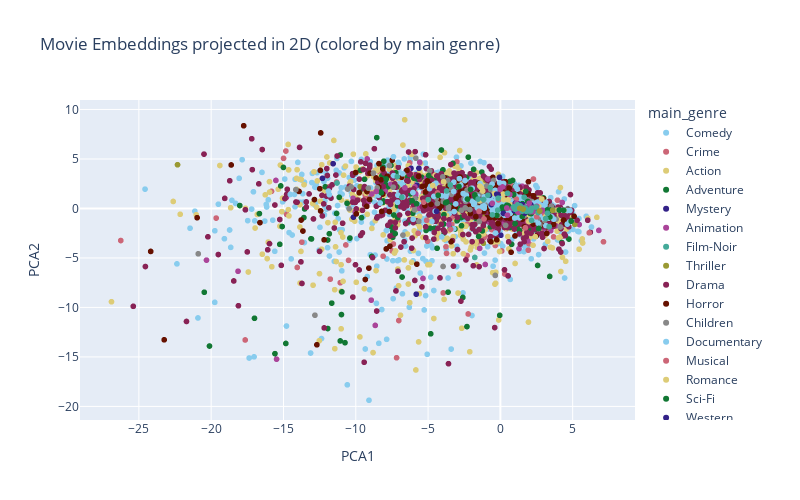

The code cell stored with this chart in its notebook:
### Markdown cell above
You have already studied PCA, it is a useful technique for dimensionality reduction, but also simply for visualization. Don't forget to scale your embeddings first. To access the embeddings values of your keras model, have a look at the *get_weights()* function.

Compute a PCA on all your movies embeddings, get the 2 first principal components, and do a scatter plot of all the movies on a 2D plane, where each movie is a point defined by the two values of the two first principal components of the PCA from its embedding. Add the titles of the movies to each point of the plot (use plotly to do so it will be clearer), and try to see if you can interpret the axes of the PCA through to different movie genres, like in Figure 3 from the article *Matrix Factorization Techniques for Recommender Systems*.

### Code cell
from sklearn.preprocessing import StandardScaler
from sklearn.decomposition import PCA
import plotly.express as pxa


# Get all unique movie IDs (reindexed)
movies_name = dataset['movieId'].unique()

# Extract the movie embedding weights
movie_emb_weights = best_model.get_layer('q_i__movie_embedding').get_weights()[0]

# Standardize embeddings before PCA
scaler = StandardScaler()
movie_emb_weights_scaled = scaler.fit_transform(movie_emb_weights)

# Apply PCA to reduce to 2D
pca = PCA(n_components=2)
with tf.device('/cpu:0'):
    X_pca = pca.fit_transform(movie_emb_weights_scaled)

# Create a DataFrame for visualization
pca_df = pd.DataFrame({
    'movieId': movies_name,
    'PCA1': X_pca[:, 0],
    'PCA2': X_pca[:, 1]
})

# Map back to original IDs and titles
pca_df['originalId'] = pca_df['movieId'].map(reverse_movie_ids_map)
pca_df['title'] = df_movies.loc[df_movies['movieId'] == movie_original_id, 'title']


# Merge with movie metadata (for genres)
pca_df = pca_df.merge(df_movies[['movieId', 'genres']], left_on='originalId', right_on='movieId', how='left')
pca_df.drop(columns=['movieId_y'], inplace=True)
pca_df.rename(columns={'movieId_x': 'movieId'}, inplace=True)

# Simplify genres: take only the first one for color clarity
pca_df['main_genre'] = pca_df['genres'].apply(lambda g: g.split('|')[0] if isinstance(g, str) else 'Unknown')

# Interactive scatter plot with Plotly
fig = px.scatter(
    pca_df,
    x='PCA1',
    y='PCA2',
    color='main_genre',
    hover_name='title',
    hover_data={'main_genre': True},
    title='Movie Embeddings projected in 2D (colored by main genre)',
    width=800,   # largura em pixels
    height=500,    # altura em pixels
    color_discrete_sequence=px.colors.qualitative.Safe
)
#fig.update_traces(marker=dict(size=6, opacity=0.7))
fig.show()

### Figure 1 — Plotly figure (JSON) as saved in the notebook; plotly's stock layout.template omitted (floating-point values rounded to 4 significant figures; data arrays with more than 128 entries replaced by an {"elided": "..."} marker saying what was removed)
{"data": [{"customdata": {"elided": "2776x1 str values"}, "hovertemplate": "<b>%{hovertext}</b><br><br>main_genre=%{customdata[0]}<br>PCA1=%{x}<br>PCA2=%{y}<extra></extra>", "hovertext": {"elided": "2776 str values"}, "legendgroup": "Comedy", "marker": {"color": "rgb(136, 204, 238)", "symbol": "circle"}, "mode": "markers", "name": "Comedy", "showlegend": true, "type": "scattergl", "x": {"elided": "2776 float values"}, "xaxis": "x", "y": {"elided": "2776 float values"}, "yaxis": "y"}, {"customdata": {"elided": "534x1 str values"}, "hovertemplate": "<b>%{hovertext}</b><br><br>main_genre=%{customdata[0]}<br>PCA1=%{x}<br>PCA2=%{y}<extra></extra>", "hovertext": {"elided": "534 str values"}, "legendgroup": "Crime", "marker": {"color": "rgb(204, 102, 119)", "symbol": "circle"}, "mode": "markers", "name": "Crime", "showlegend": true, "type": "scattergl", "x": {"elided": "534 float values"}, "xaxis": "x", "y": {"elided": "534 float values"}, "yaxis": "y"}, {"customdata": {"elided": "1828x1 str values"}, "hovertemplate": "<b>%{hovertext}</b><br><br>main_genre=%{customdata[0]}<br>PCA1=%{x}<br>PCA2=%{y}<extra></extra>", "hovertext": {"elided": "1828 str values"}, "legendgroup": "Action", "marker": {"color": "rgb(221, 204, 119)", "symbol": "circle"}, "mode": "markers", "name": "Action", "showlegend": true, "type": "scattergl", "x": {"elided": "1828 float values"}, "xaxis": "x", "y": {"elided": "1828 float values"}, "yaxis": "y"}, {"customdata": {"elided": "652x1 str values"}, "hovertemplate": "<b>%{hovertext}</b><br><br>main_genre=%{customdata[0]}<br>PCA1=%{x}<br>PCA2=%{y}<extra></extra>", "hovertext": {"elided": "652 str values"}, "legendgroup": "Adventure", "marker": {"color": "rgb(17, 119, 51)", "symbol": "circle"}, "mode": "markers", "name": "Adventure", "showlegend": true, "type": "scattergl", "x": {"elided": "652 float values"}, "xaxis": "x", "y": {"elided": "652 float values"}, "yaxis": "y"}, {"customdata": [["Mystery"], ["Mystery"], ["Mystery"], ["Mystery"], ["Mystery"], ["Mystery"], ["Mystery"], ["Mystery"], ["Mystery"], ["Mystery"], ["Mystery"], ["Mystery"], ["Mystery"], ["Mystery"], ["Mystery"], ["Mystery"], ["Mystery"], ["Mystery"], ["Mystery"], ["Mystery"], ["Mystery"], ["Mystery"], ["Mystery"], ["Mystery"], ["Mystery"], ["Mystery"], ["Mystery"], ["Mystery"], ["Mystery"], ["Mystery"], ["Mystery"], ["Mystery"], ["Mystery"], ["Mystery"], ["Mystery"], ["Mystery"], ["Mystery"], ["Mystery"], ["Mystery"], ["Mystery"], ["Mystery"], ["Mystery"], ["Mystery"], ["Mystery"], ["Mystery"], ["Mystery"], ["Mystery"], ["Mystery"]], "hovertemplate": "<b>%{hovertext}</b><br><br>main_genre=%{customdata[0]}<br>PCA1=%{x}<br>PCA2=%{y}<extra></extra>", "hovertext": ["Seven (a.k.a. Se7en) (1995)", "District 9 (2009)", "Memento (2000)", "Vanilla Sky (2001)", "Old Boy (2003)", "Saboteur (1942)", "Twelve Monkeys (a.k.a. 12 Monkeys) (1995)", "Absolute Power (1997)", "Jennifer 8 (1992)", "Maltese Falcon, The (a.k.a. Dangerous Female) (1931)", "Rear Window (1954)", "Dead Again (1991)", "Vanishing, The (1993)", "Exam (2009)", "Secret Window (2004)", "Spellbound (1945)", "Pacific Heights (1990)", "Super 8 (2011)", "Inferno (2016)", "Stepford Wives, The (1975)", "Enemy (2013)", "Blow Out (1981)", "Just Cause (1995)", "Seconds (1966)", "True Crime (1996)", "Eyes of Laura Mars (1978)", "Cat o' Nine Tails, The (Gatto a nove code, Il) (1971)", "The Boy Next Door (2015)", "Unforgettable (1996)", "Fear X (2003)", "Andromeda Strain, The (1971)", "Buried (2010)", "Mortal Thoughts (1991)", "Body Double (1984)", "Masquerade (1988)", "Bunny Lake Is Missing (1965)", "Truth About Charlie, The (2002)", "Project X (1968)", "Raven, The (2012)", "The Wailing (2016)", "Death Note Rewrite: Genshisuru Kami (2007)", "Dressed to Kill (1980)", "Sherlock Holmes: The Woman in Green (1945)", "Narcopolis (2014)", "Shattered (1991)", "Stage Fright (1950)", "Obsession (1976)", "Underneath (1995)"], "legendgroup": "Mystery", "marker": {"color": "rgb(51, 34, 136)", "symbol": "circle"}, "mode": "markers", "name": "Mystery", "showlegend": true, "type": "scattergl", "x": [-5.817, 0.03127, -5.759, 1.765, -4.426, -1.109, 0.1118, -4.633, -0.4485, -0.2024, 1.759, 1.75, -2.783, -6.183, -0.02814, 1.767, 1.401, 2.427, 0.08185, 0.1385, 2.646, 0.4811, 2.593, -10.16, 1.767, 0.3302, -12.3, 0.7384, 1.607, 1.404, -11.57, 0.6961, -0.1571, 2.468, 2.694, 1.916, 2.771, 2.29, 1.527, 1.771, 1.044, 1.349, 1.76, 2.727, 1.767, 2.024, 2.123, 1.499], "xaxis": "x", "y": [-8.662, -2.707, 2.35, -0.1558, -1.053, 1.081, -0.7259, 1.681, 1.126, -0.5093, -0.1499, 0.09711, 0.8778, 4.055, -0.0294, -0.1478, -0.4731, -0.2888, 0.2294, -1.07, -0.3408, -0.9911, -0.3037, -0.8812, -0.1478, -0.04753, 3.043, 0.2995, 0.6517, 0.008324, 4.524, 0.2066, -0.7556, 0.1445, -0.736, -0.06675, -0.5314, -0.2327, 0.1879, 0.6478, 0.2296, 0.1493, -0.3252, 0.1464, -0.1478, -0.2004, 0.004819, 1.166], "yaxis": "y"}, {"customdata": {"elided": "297x1 str values"}, "hovertemplate": "<b>%{hovertext}</b><br><br>main_genre=%{customdata[0]}<br>PCA1=%{x}<br>PCA2=%{y}<extra></extra>", "hovertext": {"elided": "297 str values"}, "legendgroup": "Animation", "marker": {"color": "rgb(170, 68, 153)", "symbol": "circle"}, "mode": "markers", "name": "Animation", "showlegend": true, "type": "scattergl", "x": {"elided": "297 float values"}, "xaxis": "x", "y": {"elided": "297 float values"}, "yaxis": "y"}, {"customdata": [["Film-Noir"], ["Film-Noir"], ["Film-Noir"], ["Film-Noir"], ["Film-Noir"], ["Film-Noir"], ["Film-Noir"], ["Film-Noir"], ["Film-Noir"], ["Film-Noir"], ["Film-Noir"], ["Film-Noir"]], "hovertemplate": "<b>%{hovertext}</b><br><br>main_genre=%{customdata[0]}<br>PCA1=%{x}<br>PCA2=%{y}<extra></extra>", "hovertext": ["Third Man, The (1949)", "Maltese Falcon, The (1941)", "Out of the Past (1947)", "Angel Heart (1987)", "D.O.A. (1988)", "Notorious (1946)", "Kiss Me Deadly (1955)", "Suspicion (1941)", "Undercurrent (1946)", "Suture (1993)", "Pickup on South Street (1953)", "13 Tzameti (2005)"], "legendgroup": "Film-Noir", "marker": {"color": "rgb(68, 170, 153)", "symbol": "circle"}, "mode": "markers", "name": "Film-Noir", "showlegend": true, "type": "scattergl", "x": [-1.771, 1.767, -1.962, 1.695, 0.2171, -4.129, 1.776, 1.433, 1.767, 0.4815, 0.5719, 1.691], "xaxis": "x", "y": [-4.952, -0.1478, 1.679, 0.04654, -0.867, 1.681, -0.1634, 0.1034, -0.1478, -0.6227, -0.4351, 0.0424], "yaxis": "y"}, {"customdata": [["Thriller"], ["Thriller"], ["Thriller"], ["Thriller"], ["Thriller"], ["Thriller"], ["Thriller"], ["Thriller"], ["Thriller"], ["Thriller"], ["Thriller"], ["Thriller"], ["Thriller"], ["Thriller"], ["Thriller"], ["Thriller"], ["Thriller"], ["Thriller"], ["Thriller"], ["Thriller"], ["Thriller"], ["Thriller"], ["Thriller"], ["Thriller"], ["Thriller"], ["Thriller"], ["Thriller"], ["Thriller"], ["Thriller"], ["Thriller"], ["Thriller"], ["Thriller"], ["Thriller"], ["Thriller"], ["Thriller"], ["Thriller"], ["Thriller"], ["Thriller"], ["Thriller"], ["Thriller"], ["Thriller"], ["Thriller"], ["Thriller"], ["Thriller"], ["Thriller"], ["Thriller"], ["Thriller"], ["Thriller"], ["Thriller"], ["Thriller"], ["Thriller"], ["Thriller"], ["Thriller"], ["Thriller"], ["Thriller"], ["Thriller"], ["Thriller"], ["Thriller"], ["Thriller"], ["Thriller"], ["Thriller"], ["Thriller"], ["Thriller"], ["Thriller"], ["Thriller"], ["Thriller"], ["Thriller"], ["Thriller"], ["Thriller"], ["Thriller"], ["Thriller"], ["Thriller"], ["Thriller"], ["Thriller"], ["Thriller"], ["Thriller"], ["Thriller"], ["Thriller"], ["Thriller"], ["Thriller"], ["Thriller"], ["Thriller"], ["Thriller"]], "hovertemplate": "<b>%{hovertext}</b><br><br>main_genre=%{customdata[0]}<br>PCA1=%{x}<br>PCA2=%{y}<extra></extra>", "hovertext": ["Fugitive, The (1993)", "Hush (2016)", "Safe (1995)", "Malice (1993)", "10 Cloverfield Lane (2016)", "The Girl on the Train (2016)", "15 Minutes (2001)", "High Crimes (2002)", "Hush (1998)", "Fear (1996)", "Panic Room (2002)", "Cop (1988)", "Red Rock West (1992)", "Miss Sloane (2016)", "Arlington Road (1999)", "Crush, The (1993)", "Sleepers (1996)", "The Thinning (2016)", "Cape Fear (1991)", "In Crowd, The (2000)", "Best Offer, The (Migliore offerta, La) (2013)", "Don't Breathe (2016)", "Standoff (2016)", "Manchurian Candidate, The (2004)", "Hideaway (1995)", "Spotlight (2015)", "Dead Zone, The (1983)", "Felony (2013)", "Dead Calm (1989)", "Fourth Protocol, The (1987)", "Gift, The (2000)", "Perfect Murder, A (1998)", "Mojave (2015)", "Sliver (1993)", "Across the Hall (2009)", "Guest, The (2014)", "Spartan (2004)", "A Most Wanted Man (2014)", "Stranger in the House (1997)", "Jade (1995)", "Eye of the Beholder (1999)", "Stay (2005)", "Bone Collector, The (1999)", "Strangeland (1998)", "Best Seller (1987)", "Who Am I (Kein System Ist Sicher) (2014)", "Skulls, The (2000)", "Tiger Raid (2016)", "Swimfan (2002)", "Kill Me Three Times (2014)", "I Saw What You Did (1965)", "Twisted (2004)", "Atomic Blonde (2017)", "I Confess (1953)", "Eye, The (Gin gwai) (Jian gui) (2002)", "Sabotage (1936)", "The Loft (2014)", "Don't Say a Word (2001)", "Topaz (1969)", "Felicia's Journey (1999)", "Blink (1994)", "Odessa File, The (1974)", "Glass House, The (2001)", "Bless the Child (2000)", "Shadow Conspiracy (1997)", "American Fable (2017)", "Coma (1978)", "Careful What You Wish For (2015)", "Frenzy (1972)", "Elle (2016)", "Torn Curtain (1966)", "Intact (Intacto) (2001)", "The Maid's Room (2014)", "Colonia (2016)", "Return to Sender (2015)", "Secret Agent (1936)", "Blue Ruin (2013)", "Tightrope (1984)", "Bad Karma (2012)", "Eyewitness (Janitor, The) (1981)", "Ipcress File, The (1965)", "Seven Days in May (1964)", "Domestic Disturbance (2001)"], "legendgroup": "Thriller", "marker": {"color": "rgb(153, 153, 51)", "symbol": "circle"}, "mode": "markers", "name": "Thriller", "showlegend": true, "type": "scattergl", "x": [-1.177, 1.383, -1.106, -2.157, 2.746, 0.9794, -0.3448, -3.488, -4.338, -1.026, 0.2712, -3.493, 1.597, 3.154, 2.571, -1.3, 0.8508, -2.456, 1.327, 2.08, -0.4731, 1.746, 3.122, -1.124, 1.885, -0.3095, -22.33, -2.911, 1.853, 5.145, 1.332, 1.022, 2.42, 1.841, 2.498, 1.626, 1.767, 2.621, 2.122, 1.576, 1.625, 1.766, -0.3321, 2.225, 3.43, 1.825, 1.444, 2.577, 0.6731, -9.695, 1.879, -0.02925, 1.685, 0.3378, -0.137, 1.335, -0.06368, -0.675, 1.767, 0.3444, 0.7167, 2.804, 2.065, 0.5172, 0.08482, -3.913, -0.791, 1.59, 1.688, 2.898, 0.3848, 1.663, 1.772, 4.054, 0.1922, 2.727, 0.6612, 2.876, 2.094, 1.767, 1.067, 1.659, -1.868], "xaxis": "x", "y": [-3.513, -0.3849, 0.09325, 0.8136, -0.8623, 0.3868, 0.5334, 2.046, -0.07318, 2.837, 0.6311, 1.866, 0.261, -0.4728, -0.4416, -1.324, -0.1734, 1.517, -0.1081, -0.5637, 1.089, 0.09394, 0.3044, -0.8538, -0.2706, 1.029, 4.418, 0.8273, 0.2722, -1.608, 0.009354, 0.4789, -0.4564, 0.2407, -0.4883, 0.05174, -0.1478, 0.218, -0.2471, 0.3066, 0.1833, -0.1456, 0.3661, -0.3163, -0.1589, -0.1938, -0.01036, -0.4728, 0.6679, 2.206, -0.2103, 0.6028, -0.1227, 0.555, -0.2441, 0.392, -0.1879, 0.6818, -0.1478, 0.4952, -0.5242, -0.5151, -0.01082, 0.5377, 0.557, 1.981, -0.279, -0.0192, -0.1818, 0.5221, -0.3599, -0.07649, -0.135, -0.1526, -0.1437, -0.7553, 0.8421, -1.467, -0.2227, -0.1478, 0.08488, -0.09074, 0.6716], "yaxis": "y"}, {"customdata": {"elided": "2218x1 str values"}, "hovertemplate": "<b>%{hovertext}</b><br><br>main_genre=%{customdata[0]}<br>PCA1=%{x}<br>PCA2=%{y}<extra></extra>", "hovertext": {"elided": "2218 str values"}, "legendgroup": "Drama", "marker": {"color": "rgb(136, 34, 85)", "symbol": "circle"}, "mode": "markers", "name": "Drama", "showlegend": true, "type": "scattergl", "x": {"elided": "2218 float values"}, "xaxis": "x", "y": {"elided": "2218 float values"}, "yaxis": "y"}, {"customdata": {"elided": "468x1 str values"}, "hovertemplate": "<b>%{hovertext}</b><br><br>main_genre=%{customdata[0]}<br>PCA1=%{x}<br>PCA2=%{y}<extra></extra>", "hovertext": {"elided": "468 str values"}, "legendgroup": "Horror", "marker": {"color": "rgb(102, 17, 0)", "symbol": "circle"}, "mode": "markers", "name": "Horror", "showlegend": true, "type": "scattergl", "x": {"elided": "468 float values"}, "xaxis": "x", "y": {"elided": "468 float values"}, "yaxis": "y"}, {"customdata": {"elided": "197x1 str values"}, "hovertemplate": "<b>%{hovertext}</b><br><br>main_genre=%{customdata[0]}<br>PCA1=%{x}<br>PCA2=%{y}<extra></extra>", "hovertext": {"elided": "197 str values"}, "legendgroup": "Children", "marker": {"color": "rgb(136, 136, 136)", "symbol": "circle"}, "mode": "markers", "name": "Children", "showlegend": true, "type": "scattergl", "x": {"elided": "197 float values"}, "xaxis": "x", "y": {"elided": "197 float values"}, "yaxis": "y"}, {"customdata": {"elided": "385x1 str values"}, "hovertemplate": "<b>%{hovertext}</b><br><br>main_genre=%{customdata[0]}<br>PCA1=%{x}<br>PCA2=%{y}<extra></extra>", "hovertext": {"elided": "385 str values"}, "legendgroup": "Documentary", "marker": {"color": "rgb(136, 204, 238)", "symbol": "circle"}, "mode": "markers", "name": "Documentary", "showlegend": true, "type": "scattergl", "x": {"elided": "385 float values"}, "xaxis": "x", "y": {"elided": "385 float values"}, "yaxis": "y"}, {"customdata": [["Musical"], ["Musical"], ["Musical"], ["Musical"], ["Musical"], ["Musical"], ["Musical"], ["Musical"], ["Musical"], ["Musical"], ["Musical"], ["Musical"], ["Musical"], ["Musical"], ["Musical"], ["Musical"], ["Musical"], ["Musical"], ["Musical"], ["Musical"], ["Musical"], ["Musical"], ["Musical"]], "hovertemplate": "<b>%{hovertext}</b><br><br>main_genre=%{customdata[0]}<br>PCA1=%{x}<br>PCA2=%{y}<extra></extra>", "hovertext": ["Sound of Music, The (1965)", "Meet Me in St. Louis (1944)", "Oklahoma! (1955)", "From Justin to Kelly (2003)", "American in Paris, An (1951)", "Tommy (1975)", "Easter Parade (1948)", "Calamity Jane (1953)", "South Pacific (1958)", "Breakin' 2: Electric Boogaloo (1984)", "Gigi (1958)", "Gold Diggers of 1933 (1933)", "Fantasticks, The (1995)", "Moonwalker (1988)", "Unsinkable Molly Brown, The (1964)", "Cats (1998)", "Happy Go Lovely (1951)", "Gypsy (1962)", "Love Me Tender (1956)", "Silk Stockings (1957)", "Jolson Story, The (1946)", "Inspector General, The (1949)", "Broadway Melody, The (1929)"], "legendgroup": "Musical", "marker": {"color": "rgb(204, 102, 119)", "symbol": "circle"}, "mode": "markers", "name": "Musical", "showlegend": true, "type": "scattergl", "x": [-5.303, 0.4559, -1.132, 6.144, -5.099, -4.348, 1.095, 2.015, 1.237, 2.508, 0.5156, 1.894, -0.1248, -5.688, 1.528, -1.471, 1.099, -3.443, 1.724, 3.053, 1.302, 2.481, 1.767], "xaxis": "x", "y": [0.6402, 0.01577, -1.057, -2.461, -1.198, 1.564, 0.948, 0.5461, 0.02306, -0.8423, 0.05467, -1.296, 0.8641, -2.509, 0.3405, -0.2901, 0.4116, -2.109, -1.96, -0.5202, -0.3513, 0.1468, -0.1478], "yaxis": "y"}, {"customdata": [["Romance"], ["Romance"], ["Romance"], ["Romance"], ["Romance"], ["Romance"], ["Romance"], ["Romance"], ["Romance"], ["Romance"], ["Romance"], ["Romance"], ["Romance"], ["Romance"], ["Romance"], ["Romance"], ["Romance"], ["Romance"], ["Romance"], ["Romance"], ["Romance"], ["Romance"], ["Romance"], ["Romance"], ["Romance"], ["Romance"], ["Romance"], ["Romance"], ["Romance"], ["Romance"], ["Romance"], ["Romance"], ["Romance"], ["Romance"], ["Romance"], ["Romance"], ["Romance"], ["Romance"]], "hovertemplate": "<b>%{hovertext}</b><br><br>main_genre=%{customdata[0]}<br>PCA1=%{x}<br>PCA2=%{y}<extra></extra>", "hovertext": ["Life Less Ordinary, A (1997)", "Meet Joe Black (1998)", "Adjustment Bureau, The (2011)", "Jetée, La (1962)", "Temptress Moon (Feng Yue) (1996)", "Happy Accidents (2000)", "Fall (1997)", "Birdemic: Shock and Terror (2010)", "Enigma (2001)", "Dirty Dancing: Havana Nights (2004)", "Farewell to Arms, A (1932)", "Cherry 2000 (1987)", "Upstream Color (2013)", "Hustler White (1996)", "Paris, I Love You (Paris, je t'aime) (2006)", "House of Mirth, The (2000)", "Code 46 (2003)", "Claim, The (2000)", "Before We Go (2014)", "Big Country, The (1958)", "Message in a Bottle (1999)", "Autumn Tale, An (Conte d'automne) (1998)", "Raise Your Voice (2004)", "Against All Odds (1984)", "'Tis the Season for Love (2015)", "Angel Eyes (2001)", "Love and Other Catastrophes (1996)", "In Love and War (1996)", "Anything for Love (2016)", "And Now... Ladies and Gentlemen... (2002)", "He Loves Me... He Loves Me Not (À la folie... pas du tout) (2002)", "Open Hearts (Elsker dig for evigt) (2002)", "Kama Sutra: A Tale of Love (1996)", "Emma (1996)", "Rio Grande (1950)", "Love Jones (1997)", "Brown Sugar (2002)", "Jack and Sarah (1995)"], "legendgroup": "Romance", "marker": {"color": "rgb(221, 204, 119)", "symbol": "circle"}, "mode": "markers", "name": "Romance", "showlegend": true, "type": "scattergl", "x": [1.972, -3.677, -4.6, 2.409, -1.419, -1.311, 2.006, 1.81, 3.132, 1.751, 2.868, 2.036, -3.929, 2.655, -4.683, 0.1859, -0.4159, -1.218, 1.863, 1.949, 0.7236, 0.5283, 1.767, -14.64, -1.416, 1.776, 3.968, 1.526, 1.588, 1.767, 4.4, 1.976, 1.348, 0.2255, 1.631, 1.422, 2.435, 2.405], "xaxis": "x", "y": [-1.322, -3.011, -11.12, -2.856, 0.8047, 2.103, -0.3443, -0.05976, -0.8347, -0.2037, 0.9547, -0.2904, 2.698, 0.1785, 2.315, 1.458, 1.501, 1.76, -0.08513, -0.369, 0.3521, 0.8702, -0.1478, 3.895, 2.249, -0.1509, -0.1588, 0.1754, -0.1128, -0.1478, -0.1904, -0.6351, 0.1319, 0.9024, 0.005352, -0.314, -0.2277, -0.3449], "yaxis": "y"}, {"customdata": [["Sci-Fi"], ["Sci-Fi"], ["Sci-Fi"], ["Sci-Fi"], ["Sci-Fi"], ["Sci-Fi"], ["Sci-Fi"], ["Sci-Fi"], ["Sci-Fi"], ["Sci-Fi"], ["Sci-Fi"], ["Sci-Fi"], ["Sci-Fi"], ["Sci-Fi"], ["Sci-Fi"], ["Sci-Fi"], ["Sci-Fi"], ["Sci-Fi"], ["Sci-Fi"], ["Sci-Fi"], ["Sci-Fi"], ["Sci-Fi"], ["Sci-Fi"], ["Sci-Fi"], ["Sci-Fi"], ["Sci-Fi"], ["Sci-Fi"], ["Sci-Fi"], ["Sci-Fi"], ["Sci-Fi"], ["Sci-Fi"], ["Sci-Fi"], ["Sci-Fi"], ["Sci-Fi"], ["Sci-Fi"], ["Sci-Fi"], ["Sci-Fi"], ["Sci-Fi"], ["Sci-Fi"], ["Sci-Fi"], ["Sci-Fi"], ["Sci-Fi"], ["Sci-Fi"], ["Sci-Fi"], ["Sci-Fi"], ["Sci-Fi"], ["Sci-Fi"], ["Sci-Fi"], ["Sci-Fi"], ["Sci-Fi"], ["Sci-Fi"], ["Sci-Fi"], ["Sci-Fi"], ["Sci-Fi"], ["Sci-Fi"], ["Sci-Fi"], ["Sci-Fi"], ["Sci-Fi"], ["Sci-Fi"], ["Sci-Fi"], ["Sci-Fi"], ["Sci-Fi"]], "hovertemplate": "<b>%{hovertext}</b><br><br>main_genre=%{customdata[0]}<br>PCA1=%{x}<br>PCA2=%{y}<extra></extra>", "hovertext": ["Timecrimes (Cronocrímenes, Los) (2007)", "2010: The Year We Make Contact (1984)", "Limitless (2011)", "Island of Dr. Moreau, The (1996)", "Interstellar (2014)", "Blade Runner 2049 (2017)", "Arrival (2016)", "Mission to Mars (2000)", "Boy and His Dog, A (1975)", "Meteor (1979)", "Sphere (1998)", "Contagion (2011)", "2048: Nowhere to Run (2017)", "Omega Doom (1996)", "Idaho Transfer (1973)", "Futureworld (1976)", "Seven Sisters (2017)", "Dawn of the Planet of the Apes (2014)", "Doctor Who: The Runaway Bride (2007)", "Time After Time (1979)", "Angry Red Planet, The (1959)", "Project Almanac (2015)", "Runaway (1984)", "This Island Earth (1955)", "Buck Rogers in the 25th Century (1979)", "Stargate: Continuum (2008)", "Robot Jox (1990)", "Guyver: Dark Hero (1994)", "Doctor Who: A Christmas Carol (2010)", "Brainstorm (1983)", "Sharknado (2013)", "Oblivion 2: Backlash (1996)", "Android (1982)", "Autómata (Automata) (2014)", "20 Million Miles to Earth (1957)", "Alien from L.A. (1988)", "Cargo (2009)", "Final Cut, The (2004)", "Beginning of the End (1957)", "Webmaster (1998)", "When Worlds Collide (1951)", "Retroactive (1997)", "It Came from Outer Space (1953)", "Babylon 5: The Legend of the Rangers: To Live and Die in Starlight (2002)", "Earth vs. the Flying Saucers (1956)", "Babylon 5", "Battle Beyond the Stars (1980)", "Brave New World (1998)", "Paradox (2010)", "Zone 39 (1997)", "Saturn 3 (1980)", "Push (2009)", "Babylon 5: The Lost Tales - Voices in the Dark (2007)", "Signal, The (2014)", "Robinson Crusoe on Mars (1964)", "Amazing Transparent Man, The (1960)", "Incredible Shrinking Man, The (1957)", "Skyline (2010)", "The Darkest Minds (2018)", "Atomic Submarine, The (1959)", "Babylon 5: The Gathering (1993)", "ARQ (2016)"], "legendgroup": "Sci-Fi", "marker": {"color": "rgb(17, 119, 51)", "symbol": "circle"}, "mode": "markers", "name": "Sci-Fi", "showlegend": true, "type": "scattergl", "x": [1.015, -2.273, -0.2504, 1.767, -7.273, 2.069, 0.9204, -4.96, 2.651, 1.781, -3.783, 1.893, -4.302, 1.213, 1.542, 3.424, 0.4515, 2.017, -2.063, -3.699, 1.822, 1.508, 1.765, 1.767, 1.963, -7.9, -1.718, 0.1416, 1.826, 4.377, 0.5654, 0.8464, 1.767, 2.158, 1.619, -1.766, 0.1908, 1.767, -5.794, -8.232, 0.9882, -2.864, 4.894, 1.755, 1.767, 0.9665, 1.526, 1.29, 4.066, 1.767, 2.14, 1.076, 1.667, 3.442, 2.483, 1.428, 2.342, 2.484, 3.255, 2.397, -6.109, 2.098], "xaxis": "x", "y": [-1.529, 0.9497, -0.7009, -0.1478, -2.545, -0.5025, 1.408, 3.328, -2.021, -0.02598, 0.577, 0.7014, 1.331, -0.3862, 0.06734, -0.8628, 0.3348, -0.2245, 1.922, 0.6456, -0.2361, -0.7953, -0.1546, -0.1478, -0.2239, 2.975, 1.15, 0.1456, 0.06347, -0.1828, 0.2581, 2.836, -0.1478, -0.1431, 0.1746, 1.366, -0.1214, -0.1478, 0.4765, 1.588, -0.07648, 2.22, -1.282, 1.725, -0.1478, 0.07567, 0.487, 0.01681, -0.1588, -0.1478, -0.5154, -0.4178, -0.09044, -0.1598, 0.1464, 0.06039, -0.2126, 0.1498, -0.1423, 0.127, 0.7815, 0.005413], "yaxis": "y"}, {"customdata": [["Western"], ["Western"], ["Western"], ["Western"], ["Western"], ["Western"], ["Western"], ["Western"], ["Western"], ["Western"], ["Western"], ["Western"], ["Western"], ["Western"], ["Western"], ["Western"], ["Western"], ["Western"], ["Western"], ["Western"], ["Western"], ["Western"], ["Western"]], "hovertemplate": "<b>%{hovertext}</b><br><br>main_genre=%{customdata[0]}<br>PCA1=%{x}<br>PCA2=%{y}<extra></extra>", "hovertext": ["Jeremiah Johnson (1972)", "Nevada Smith (1966)", "Little Big Man (1970)", "High Plains Drifter (1973)", "Pat Garrett and Billy the Kid (1973)", "True Grit (2010)", "The Hateful Eight (2015)", "One-Eyed Jacks (1961)", "Wyatt Earp (1994)", "Winchester '73 (1950)", "Open Range (2003)", "Mackenna's Gold (1969)", "Rio Bravo (1959)", "Bad Girls (1994)", "Winds of the Wasteland (1936)", "Pale Rider (1985)", "Wild Bill (1995)", "Alvarez Kelly (1966)", "Hombre (1967)", "The Dark Valley (2014)", "Tom Horn (1980)", "Appaloosa (2008)", "She Wore a Yellow Ribbon (1949)"], "legendgroup": "Western", "marker": {"color": "rgb(51, 34, 136)", "symbol": "circle"}, "mode": "markers", "name": "Western", "showlegend": true, "type": "scattergl", "x": [1.238, -4.411, 1.406, 1.48, -0.755, 0.2147, -0.6195, 1.031, 1.456, -5.632, 2.199, 1.58, -0.06499, -0.2485, 1.695, -0.1611, 1.767, 1.527, 1.099, 1.217, 0.9662, 2.103, 1.375], "xaxis": "x", "y": [0.3161, -0.2876, -0.1008, 0.185, 1.326, -0.4969, 0.3916, 0.5239, -0.07998, 4.063, -0.1238, -0.3106, 3.145, 1.445, -0.4719, 1.378, -0.1478, 0.3745, 0.1599, 0.4699, -0.2434, 0.3707, 0.00855], "yaxis": "y"}, {"customdata": [["(no genres listed)"], ["(no genres listed)"], ["(no genres listed)"], ["(no genres listed)"], ["(no genres listed)"], ["(no genres listed)"], ["(no genres listed)"], ["(no genres listed)"], ["(no genres listed)"], ["(no genres listed)"], ["(no genres listed)"], ["(no genres listed)"], ["(no genres listed)"], ["(no genres listed)"], ["(no genres listed)"], ["(no genres listed)"], ["(no genres listed)"], ["(no genres listed)"], ["(no genres listed)"], ["(no genres listed)"], ["(no genres listed)"], ["(no genres listed)"], ["(no genres listed)"], ["(no genres listed)"], ["(no genres listed)"], ["(no genres listed)"], ["(no genres listed)"], ["(no genres listed)"], ["(no genres listed)"], ["(no genres listed)"], ["(no genres listed)"], ["(no genres listed)"], ["(no genres listed)"], ["(no genres listed)"]], "hovertemplate": "<b>%{hovertext}</b><br><br>main_genre=%{customdata[0]}<br>PCA1=%{x}<br>PCA2=%{y}<extra></extra>", "hovertext": ["Whiplash (2013)", "The Brand New Testament (2015)", "Pirates of the Caribbean: Dead Men Tell No Tales (2017)", "The Godfather Trilogy: 1972-1990 (1992)", "Serving in Silence: The Margarethe Cammermeyer Story (1995)", "The Adventures of Sherlock Holmes and Doctor Watson", "Death Note: Desu nôto (2006–2007)", "The OA", "Green Room (2015)", "Ali Wong: Baby Cobra (2016)", "Ben-hur (2016)", "Let It Be Me (1995)", "T2 3-D: Battle Across Time (1996)", "Black Mirror", "Too Funny to Fail: The Life and Death of The Dana Carvey Show (2017)", "Hyena Road", "La cravate (1957)", "Maria Bamford: Old Baby", "A Midsummer Night's Dream (2016)", "Trevor Noah: African American (2013)", "Cosmos", "Superfast! (2015)", "Paterson", "The Putin Interviews (2017)", "Noin 7 veljestä (1968)", "The Adventures of Sherlock Holmes and Doctor Watson: The Hunt for the Tiger (1980)", "Grease Live (2016)", "Generation Iron 2", "Lemonade (2016)", "Ethel & Ernest (2016)", "A Cosmic Christmas (1977)", "Guardians (2016)", "The Forbidden Dance (1990)", "A Christmas Story Live! (2017)"], "legendgroup": "(no genres listed)", "marker": {"color": "rgb(170, 68, 153)", "symbol": "circle"}, "mode": "markers", "name": "(no genres listed)", "showlegend": true, "type": "scattergl", "x": [1.743, 1.248, 1.777, 1.518, -0.5584, 1.659, 0.1496, 1.593, 0.4442, -0.01435, 0.9548, 1.988, -3.559, -0.8641, 1.703, -6.602, 2.033, 0.6542, 1.705, 0.4873, 2.067, 1.29, 2.749, 2.513, 0.847, -8.582, 1.531, 1.107, 2.899, 1.214, 1.661, 2.278, 2.231, 2.263], "xaxis": "x", "y": [0.02636, 0.0958, -0.1583, -0.1773, 0.5196, 0.0713, 2.173, -0.001632, 0.04662, 1.924, 0.07149, 0.519, -1.616, 2.972, 0.1029, 2.085, -0.02662, 1.413, -0.2282, -0.6803, -0.3348, -0.3638, -0.2959, 0.2113, 0.0172, 1.722, -0.2576, 0.5143, -0.18, -0.3789, -0.09104, -0.02904, 0.04844, -0.3199], "yaxis": "y"}, {"customdata": [["Fantasy"], ["Fantasy"], ["Fantasy"], ["Fantasy"], ["Fantasy"], ["Fantasy"], ["Fantasy"], ["Fantasy"], ["Fantasy"], ["Fantasy"], ["Fantasy"], ["Fantasy"], ["Fantasy"], ["Fantasy"], ["Fantasy"], ["Fantasy"], ["Fantasy"], ["Fantasy"], ["Fantasy"], ["Fantasy"], ["Fantasy"], ["Fantasy"], ["Fantasy"], ["Fantasy"], ["Fantasy"], ["Fantasy"], ["Fantasy"], ["Fantasy"], ["Fantasy"], ["Fantasy"], ["Fantasy"], ["Fantasy"], ["Fantasy"], ["Fantasy"], ["Fantasy"], ["Fantasy"], ["Fantasy"], ["Fantasy"], ["Fantasy"], ["Fantasy"], ["Fantasy"], ["Fantasy"]], "hovertemplate": "<b>%{hovertext}</b><br><br>main_genre=%{customdata[0]}<br>PCA1=%{x}<br>PCA2=%{y}<extra></extra>", "hovertext": ["Prophecy, The (1995)", "Brazil (1985)", "Evil Dead, The (1981)", "Sleepy Hollow (1999)", "Dracula (Bram Stoker's Dracula) (1992)", "Andalusian Dog, An (Chien andalou, Un) (1929)", "Tales from the Darkside: The Movie (1990)", "Fantastic Beasts and Where to Find Them (2016)", "Queen of the Damned (2002)", "Company of Wolves, The (1984)", "Ginger Snaps Back: The Beginning (2004)", "Brigadoon (1954)", "Children of Dune (2003)", "Made in Heaven (1987)", "Beauty and the Beast (2017)", "Silent Hill (2006)", "Videodrome (1983)", "Troll Hunter, The (Trolljegeren) (2010)", "Paperhouse (1988)", "Ninth Gate, The (1999)", "Miss Peregrine's Home for Peculiar Children (2016)", "Twilight Zone: The Movie (1983)", "Last Wave, The (1977)", "Prince of Darkness (1987)", "Candyman: Farewell to the Flesh (1995)", "Red Riding Hood (2011)", "Heartless (2009)", "Insidious (2010)", "Twilight Saga: Eclipse, The (2010)", "Snow White (1916)", "Topo, El (1970)", "Night Listener, The (2006)", "The Dark Tower (2017)", "Troll 2 (1990)", "Nightbreed (1990)", "7 Faces of Dr. Lao (1964)", "Insidious: Chapter 3 (2015)", "Solace (2015)", "Nightmare on Elm Street, A (2010)", "Survive Style 5+ (2004)", "Meshes of the Afternoon (1943)", "Purgatory (1999)"], "legendgroup": "Fantasy", "marker": {"color": "rgb(68, 170, 153)", "symbol": "circle"}, "mode": "markers", "name": "Fantasy", "showlegend": true, "type": "scattergl", "x": [-7.125, -11.3, 1.136, -0.8574, -6.816, 1.722, 0.4931, 3.257, -1.538, 1.645, 0.9121, -0.1499, -0.5504, 1.597, 1.374, -3.467, 1.66, 2.063, 1.765, 3.131, 1.426, 1.797, 1.526, 2.154, 1.708, 3.373, 2.613, 1.967, -1.161, -3.717, -0.693, 1.816, 2.171, -4.993, 1.648, 1.51, 1.192, 2.101, 2.473, -0.1822, 1.683, 1.01], "xaxis": "x", "y": [3.219, 2.572, 0.008077, 1.334, 1.129, 0.03559, 1.537, -0.4866, 0.9516, 1.135, 0.1544, 1.04, -0.6528, 0.02883, 0.2606, 2.378, 0.002822, -0.2462, -0.1392, -1.024, 0.0178, -0.2813, -0.04179, -1.212, -0.03255, -1.838, -0.4154, -0.2401, 0.9042, 1.766, 2.107, -0.1359, 0.01441, 0.8865, -0.05149, -0.2565, 0.3597, -0.2538, 0.147, -0.1694, -0.01092, -0.07312], "yaxis": "y"}, {"customdata": [["War"], ["War"], ["War"], ["War"]], "hovertemplate": "<b>%{hovertext}</b><br><br>main_genre=%{customdata[0]}<br>PCA1=%{x}<br>PCA2=%{y}<extra></extra>", "hovertext": ["Run Silent Run Deep (1958)", "Pork Chop Hill (1959)", "Objective, Burma! (1945)", "Battle for Haditha (2007)"], "legendgroup": "War", "marker": {"color": "rgb(153, 153, 51)", "symbol": "circle"}, "mode": "markers", "name": "War", "showlegend": true, "type": "scattergl", "x": [2.715, 1.572, 1.345, 3.615], "xaxis": "x", "y": [-0.2575, -0.0647, 0.01618, -0.1808], "yaxis": "y"}], "layout": {"height": 500, "legend": {"title": {"text": "main_genre"}, "tracegroupgap": 0}, "title": {"text": "Movie Embeddings projected in 2D (colored by main genre)"}, "width": 800, "xaxis": {"anchor": "y", "domain": [0, 1], "title": {"text": "PCA1"}}, "yaxis": {"anchor": "x", "domain": [0, 1], "title": {"text": "PCA2"}}}}
